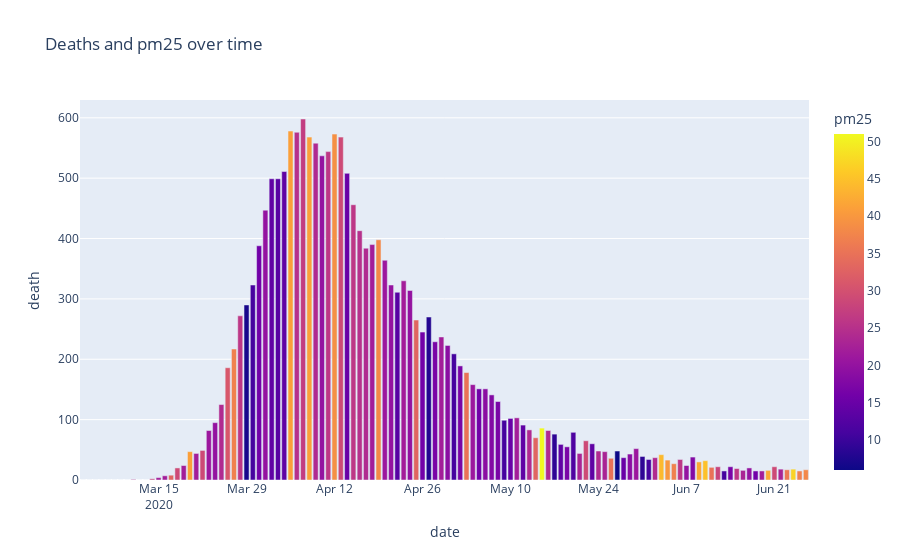

The cell this chart's notebook holds for it:
### Code cell
fig = px.bar(df_final.sort_values('death', ascending=False), 
       x="date", y="death", color='pm25', 
       title='Deaths and pm25 over time',
       color_discrete_sequence = px.colors.qualitative.Vivid)

fig.update_traces(textposition='outside')
fig.update_layout(uniformtext_minsize=8, uniformtext_mode='hide')
fig.show()
